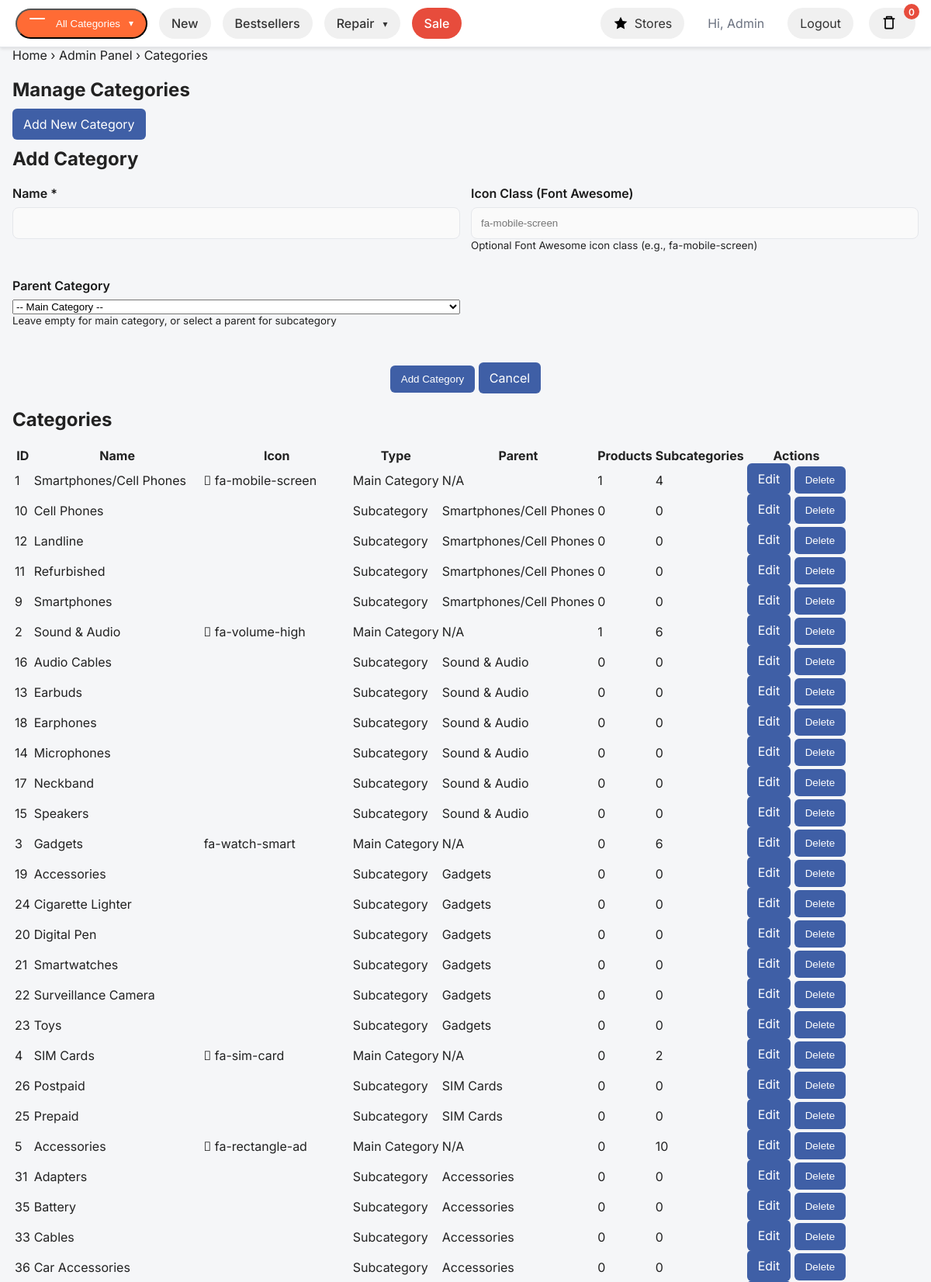
/admin/categories.php?add=1 (signed in, upper part), run on the app's committed database.
### tables this page shows
CREATE TABLE IF NOT EXISTS categories (
  id INT AUTO_INCREMENT PRIMARY KEY,
  name VARCHAR(120) NOT NULL,
  icon VARCHAR(60) NULL,             
  parent_id INT NULL,
  CONSTRAINT fk_cat_parent FOREIGN KEY (parent_id) REFERENCES categories(id) ON DELETE CASCADE
);

### includes/functions.php (called while the page is built, shortened)
<?php
function e($v) { return htmlspecialchars((string)$v, ENT_QUOTES, 'UTF-8'); }
?>

### admin/categories.php (the view, shortened to what this page needs)
<?php
require_once __DIR__ . '/auth.php';
require_once __DIR__ . '/../includes/functions.php';
$categories = $pdo->query("
    SELECT
        c.*,
        p.name as parent_name,
        (SELECT COUNT(*) FROM categories WHERE parent_id = c.id) as subcategories_count,
        (SELECT COUNT(*) FROM products WHERE category_id = c.id) as products_count
    FROM categories c
    LEFT JOIN categories p ON c.parent_id = p.id
    ORDER BY COALESCE(c.parent_id, c.id), c.parent_id IS NULL DESC, c.name
")->fetchAll();
$edit_category = null;
require_once __DIR__ . '/../includes/header.php';
?>
<div class="breadcrumbs"><a href="../index.php">Home</a> › <a href="index.php">Admin Panel</a> › Categories</div>
<section class="card">
  <h1>Manage Categories</h1>
  <a href="?add=1" class="btn">Add New Category</a>
  <?php if (isset($_GET['add']) || $edit_category): ?>
    <h2><?=$edit_category ? 'Edit Category' : 'Add Category'?></h2>
    <form method="post" data-validate>
      <div class="form-grid">
        <div class="form-group">
          <label>Name *</label>
          <input type="text" name="name" required value="<?=e($edit_category['name'] ?? $_POST['name'] ?? '')?>">
        </div>
        <div class="form-group">
          <label>Icon Class (Font Awesome)</label>
          <input type="text" name="icon" placeholder="fa-mobile-screen" value="<?=e($edit_category['icon'] ?? $_POST['icon'] ?? '')?>">
          <small>Optional Font Awesome icon class (e.g., fa-mobile-screen)</small>
        </div>
        <div class="form-group">
          <label>Parent Category</label>
          <select name="parent_id">
            <option value="">-- Main Category --</option>
          </select>
          <small>Leave empty for main category, or select a parent for subcategory</small>
        </div>
      </div>
      <div class="form-actions">
        <button class="btn"><?=$edit_category ? 'Update' : 'Add'?> Category</button>
        <a href="categories.php" class="btn">Cancel</a>
      </div>
    </form>
  <?php endif; ?>
  <h2>Categories</h2>
  <table class="admin-table">
    <thead>
      <tr>
        <th>ID</th>
        <th>Name</th>
        <th>Icon</th>
        <th>Type</th>
        <th>Parent</th>
        <th>Products</th>
        <th>Subcategories</th>
        <th>Actions</th>
      </tr>
    </thead>
    <tbody>
      <?php foreach ($categories as $cat): ?>
        <tr>
          <td><?=$cat['id']?></td>
          <td><?=$cat['name']?></td>
          <td><?php if ($cat['icon']): ?><i class="<?=$cat['icon']?>"></i> <?=$cat['icon']?><?php endif; ?></td>
          <td><?=$cat['parent_id'] ? 'Subcategory' : 'Main Category'?></td>
          <td><?=$cat['parent_name'] ?: 'N/A'?></td>
          <td><?=$cat['products_count']?></td>
          <td><?=$cat['subcategories_count']?></td>
          <td>
            <a href="?edit=<?=$cat['id']?>" class="btn btn-small">Edit</a>
            <form method="post" style="display:inline;" onsubmit="return confirm('Are you sure? This will also delete all subcategories and may affect products.')">
              <button type="submit" name="delete" class="btn btn-small btn-red">Delete</button>
            </form>
          </td>
        </tr>
      <?php endforeach; ?>
    </tbody>
  </table>
</section>
<?php include __DIR__ . '/../includes/footer.php'; ?>

### assets/css/style.css (style rules this page uses)
:root { --primary:#3F5FA6; --primary-dark:#2d4f97; --sale:#e53935; --bg:#f5f6f8; --text:#222; --muted:#6b7280; --card:#fff; --border:#e5e7eb; }
* { box-sizing:border-box }
html,body { margin:0;font-family:Inter,system-ui,-apple-system,Segoe UI,Roboto,Arial,sans-serif;color:var(--text);background:var(--bg) }
.btn { border:0;background:var(--primary);color:#fff;padding:10px 14px;border-radius:6px;cursor:pointer }
.form-grid { display:grid;grid-template-columns:1fr 1fr;gap:14px }
.form-group { display:flex;flex-direction:column;margin-bottom:12px }
label { font-weight:600;margin-bottom:6px }
input[type="text"], input[type="email"], input[type="password"], textarea { width:100%;padding:12px;border:1px solid var(--border);border-radius:8px;background:#fafafa }
.form-actions { margin-top:16px }
.form-group { display: flex; flex-direction: column; margin-bottom: 20px; }
.form-group label { font-weight: 600; margin-bottom: 8px; color: #1a1a1a; }
.form-actions { text-align: center; margin-top: 30px; }

### data on the page
categories: id "1", name "Smartphones/Cell Phones", icon "fa-mobile-screen", shows "Main Category", parent_name "N/A", products_count "1", subcategories_count "4"
categories: id "10", name "Cell Phones", shows "Subcategory", parent.name "Smartphones/Cell Phones", products_count "0", subcategories_count "0"
categories: id "12", name "Landline", shows "Subcategory", parent.name "Smartphones/Cell Phones", products_count "0", subcategories_count "0"
categories: id "11", name "Refurbished", shows "Subcategory", parent.name "Smartphones/Cell Phones", products_count "0", subcategories_count "0"
categories: id "9", name "Smartphones", shows "Subcategory", parent.name "Smartphones/Cell Phones", products_count "0", subcategories_count "0"
categories: id "2", name "Sound & Audio", icon "fa-volume-high", shows "Main Category", parent_name "N/A", products_count "1", subcategories_count "6"
categories: id "16", name "Audio Cables", shows "Subcategory", parent.name "Sound & Audio", products_count "0", subcategories_count "0"
categories: id "13", name "Earbuds", shows "Subcategory", parent.name "Sound & Audio", products_count "0", subcategories_count "0"
categories: id "18", name "Earphones", shows "Subcategory", parent.name "Sound & Audio", products_count "0", subcategories_count "0"
categories: id "14", name "Microphones", shows "Subcategory", parent.name "Sound & Audio", products_count "0", subcategories_count "0"
categories: id "17", name "Neckband", shows "Subcategory", parent.name "Sound & Audio", products_count "0", subcategories_count "0"
categories: id "15", name "Speakers", shows "Subcategory", parent.name "Sound & Audio", products_count "0", subcategories_count "0"
categories: id "3", name "Gadgets", icon "fa-watch-smart", shows "Main Category", parent_name "N/A", products_count "0", subcategories_count "6"
categories: id "19", name "Accessories", shows "Subcategory", parent.name "Gadgets", products_count "0", subcategories_count "0"
categories: id "24", name "Cigarette Lighter", shows "Subcategory", parent.name "Gadgets", products_count "0", subcategories_count "0"
categories: id "20", name "Digital Pen", shows "Subcategory", parent.name "Gadgets", products_count "0", subcategories_count "0"
categories: id "21", name "Smartwatches", shows "Subcategory", parent.name "Gadgets", products_count "0", subcategories_count "0"
categories: id "22", name "Surveillance Camera", shows "Subcategory", parent.name "Gadgets", products_count "0", subcategories_count "0"
categories: id "23", name "Toys", shows "Subcategory", parent.name "Gadgets", products_count "0", subcategories_count "0"
categories: id "4", name "SIM Cards", icon "fa-sim-card", shows "Main Category", parent_name "N/A", products_count "0", subcategories_count "2"
categories: id "26", name "Postpaid", shows "Subcategory", parent.name "SIM Cards", products_count "0", subcategories_count "0"
categories: id "25", name "Prepaid", shows "Subcategory", parent.name "SIM Cards", products_count "0", subcategories_count "0"
categories: id "5", name "Accessories", icon "fa-rectangle-ad", shows "Main Category", parent_name "N/A", products_count "0", subcategories_count "10"
categories: id "31", name "Adapters", shows "Subcategory", parent.name "Accessories", products_count "0", subcategories_count "0"
categories: id "35", name "Battery", shows "Subcategory", parent.name "Accessories", products_count "0", subcategories_count "0"
categories: id "33", name "Cables", shows "Subcategory", parent.name "Accessories", products_count "0", subcategories_count "0"
categories: id "36", name "Car Accessories", shows "Subcategory", parent.name "Accessories", products_count "0", subcategories_count "0"

### other printed values
$_SESSION['user']['first_name'] "Admin"
